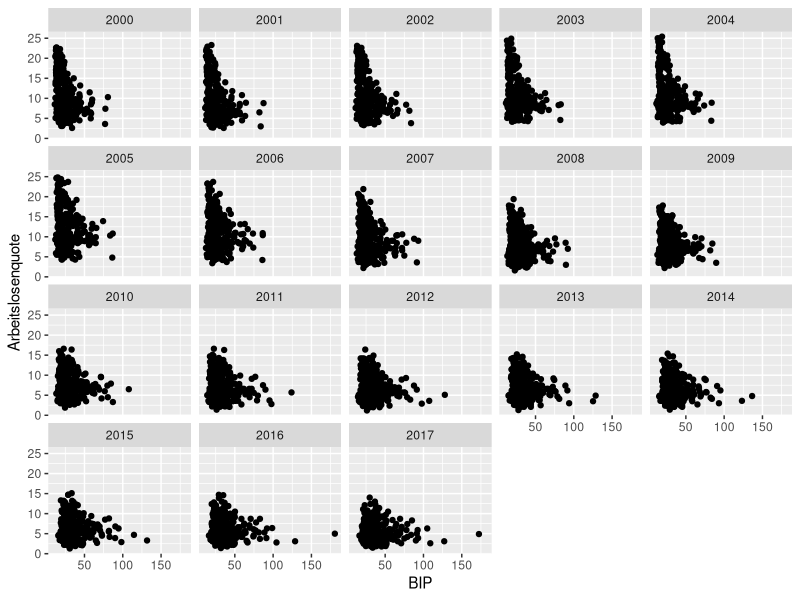

The R source for this figure:
## ---- chunk 1
knitr::opts_chunk$set(message=FALSE,warning=FALSE, cache=F)
## ---- chunk 2
library(tidyverse)
library(gganimate)
## ---- chunk 3
library(readr)
(Landkreise_merged <- read_csv("daten_beispiele/Landkreise_merged.csv")
)
## ---- chunk 4
Landkreise_merged %>% 
  filter(!is.na(BIP)) %>% 
  filter(!is.na(Arbeitslosenquote)) %>% 
  ggplot(aes(x = BIP, y = Arbeitslosenquote)) +
  geom_point() +
  facet_wrap(~Jahr)
## ---- chunk 5
Landkreise_merged %>% 
  filter(!is.na(BIP)) %>% 
  filter(!is.na(Arbeitslosenquote)) %>% 
  ggplot(aes(x = BIP, y = Arbeitslosenquote)) +
  geom_point() +
  transition_states(states = Jahr) 
## ---- chunk 6
Landkreise_merged %>% 
  filter(!is.na(BIP)) %>% 
  filter(!is.na(Arbeitslosenquote)) %>% 
  ggplot(aes(x = BIP, y = Arbeitslosenquote)) +
  geom_point() +
  transition_states(states = Jahr) +
  labs(subtitle = "Jahr: {closest_state}") #<--nimmt Werte aus states-Argument vom transition_states()
## ---- chunk 7
Landkreise_merged %>% 
  filter(!is.na(BIP)) %>% 
  filter(!is.na(Arbeitslosenquote)) %>% 
  ggplot(aes(x = BIP, y = Arbeitslosenquote)) +
  geom_point() +
  transition_states(states = Jahr,
                    transition_length = 9, 
                    state_length = 1) +
  labs(subtitle = "Jahr: {closest_state}") #<--nimmt Werte aus states-Argument vom transition_states()
